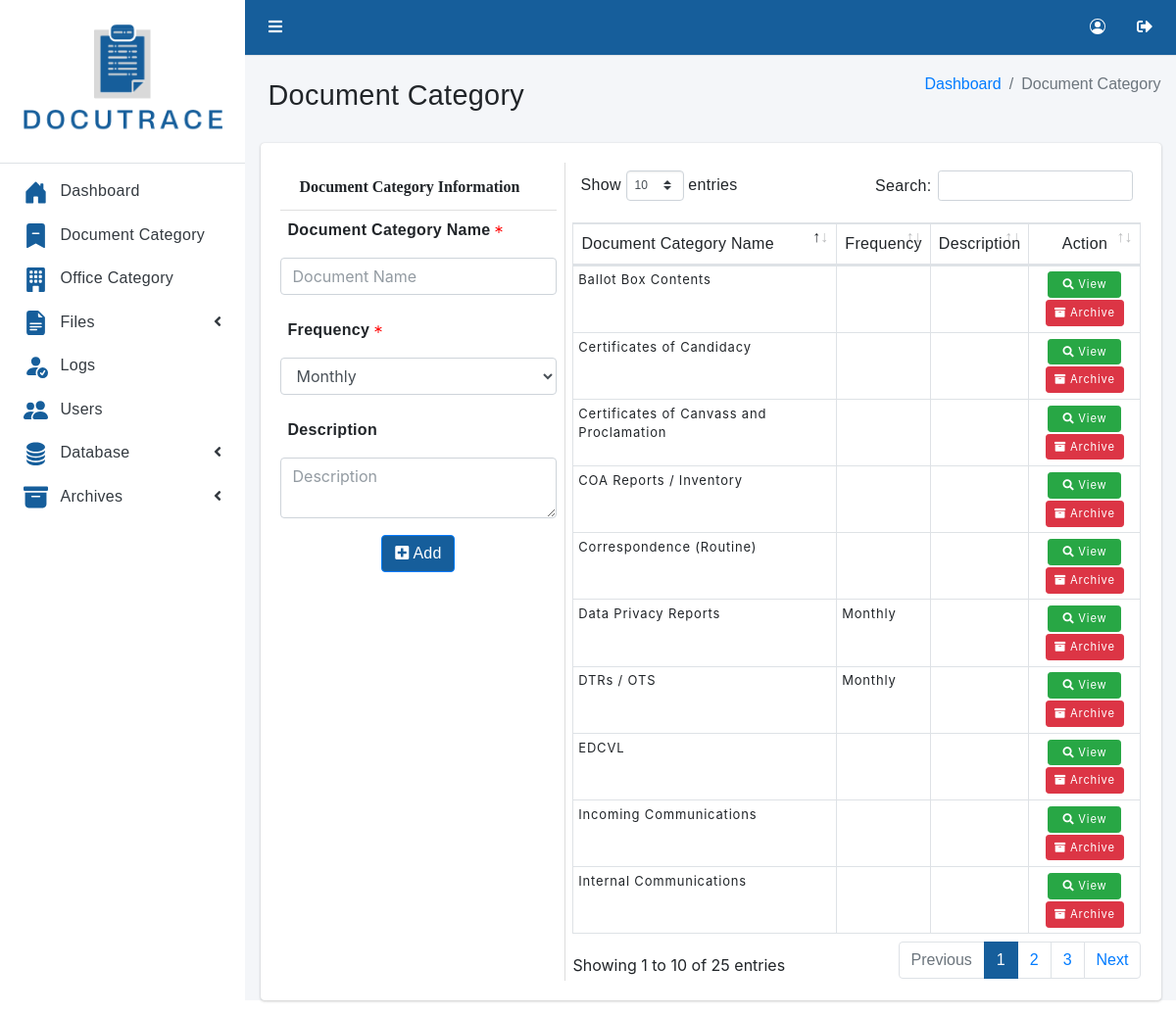
The app's page /admin/category.php (signed in) with its own data.
### tables this page shows
CREATE TABLE DocumentCategory (
  id_num int(50) unsigned ZEROFILL auto_increment,
  DocumentCategoryName varchar(255) DEFAULT NULL,
  Description varchar(255) DEFAULT NULL,
  Frequency enum("Monthly", "Quarterly", "Daily") DEFAULT NULL,
  ArchiveStatus varchar(255) DEFAULT 'Not Archived',
  
  PRIMARY KEY  (id_num)
);

### admin/category.php (the view, shortened to what this page needs)
<?php
   require '../php/centralConnection.php';
   if(isset($_REQUEST['list'])){
      if($_REQUEST['list'] == "document"){
         $query ="SELECT * FROM DocumentCategory WHERE ArchiveStatus = 'Archived'";
         $result = mysqli_query($connect, $query);
         $header = "Document Category Archives";
      }
   }else{
      $query ="SELECT * FROM DocumentCategory WHERE ArchiveStatus != 'Archived'";
      $result = mysqli_query($connect, $query);
      $header = "Document Category";
   }
?>
<!DOCTYPE html>
<html lang="en">
<head>
   <link rel="stylesheet" href="../asset/fontawesome/css/all.min.css">
   <link rel="stylesheet" href="../asset/css/adminlte.min.css">
   <link rel="stylesheet" href="../asset/css/style.css">
   <link rel="stylesheet" href="../asset/tables/datatables-bs4/css/dataTables.bootstrap4.min.css">
   <link rel="stylesheet" href="../css/style.css">
   <link rel="stylesheet" href="../asset/jquery-confirm.min.css">
</head>
<body class="hold-transition sidebar-mini layout-fixed">
   <div class="wrapper">
      <nav class="main-header navbar navbar-expand navbar-light" style="background-color: rgb(22,94,155)">
         <ul class="navbar-nav">
            <li class="nav-item">
               <a class="nav-link iconsTop" data-widget="pushmenu" href="#" role="button"><i class="fas fa-bars"></i></a>
            </li>
         </ul>
         <ul class="navbar-nav ml-auto">
            <li class="nav-item">
               <a class="nav-link iconsTop" href="#" data-toggle='modal' data-target='#editIconUser' role="button" style="margin-top: -3%;">
               </a>
            </li>
            <li class="nav-item">
               <a class="nav-link iconsTop" href="../php/logout.php">
                  <i class="fas fa-sign-out-alt"></i>
               </a>
            </li>
         </ul>
      </nav>
      <aside class="main-sidebar sidebar-light-primary">
         <a href="index.php" class="brand-link">
     <img src="../asset/img/DOCUTRACE.png" alt="DOCUTRACE Logo" id="docutraceLogo">
      </a>
      <div class="sidebar">
         <nav class="mt-2">
            <ul class="nav nav-pills nav-sidebar flex-column" data-widget="treeview" role="menu"
               data-accordion="false">
               <li class="nav-item">
                  <a href="index.php" class="nav-link">
                     <p>
                        Dashboard
                     </p>
                  </a>
               </li>
               <li class="nav-item">
                  <a href="category.php" class="nav-link">
                     <svg xmlns="http://www.w3.org/2000/svg" width="25" height="25" fill="rgb(22,94,155)" class="bi bi-bookmark-dash-fill" viewBox="0 0 16 16">
                        <path fill-rule="evenodd" d="M2 15.5V2a2 2 0 0 1 2-2h8a2 2 0 0 1 2 2v13.5a.5.5 0 0 1-.74.439L8 13.069l-5.26 2.87A.5.5 0 0 1 2 15.5zM6 6a.5.5 0 0 0 0 1h4a.5.5 0 0 0 0-1H6z"/>
                      </svg>
                     <p>
                        Document Category
                     </p>
                  </a>
               </li>
               <li class="nav-item">
                  <a href="settings.php" class="nav-link">
                     <p>
                        Office Category
                     </p>
                  </a>
               </li>
               <li class="nav-item">
                     <a href="#" class="nav-link">
                        <p>
                           Files
                        </p>
                        <i class="right fas fa-angle-left"></i>
                     </a>
                  </li>
               <li class="nav-item adminOnly">
                     <a href="logs.php" class="nav-link">
                        <p>
                           Logs
                        </p>
                     </a>
                  </li>
               <li class="nav-item adminOnly">
                  <a href="users.php" class="nav-link">
                     <p>
                        Users
                     </p>
                  </a>
               </li>
               <li class="nav-item adminOnly">
                     <a href="#" class="nav-link">
                        <p>
                           Database
                        </p>
                        <i class="right fas fa-angle-left"></i>
                     </a>
               </li>
               <li class="nav-item adminOnly">
                     <a href="#" class="nav-link">
                        <p>
                           Archives
                        </p>
                        <i class="right fas fa-angle-left"></i>
                     </a>
                  </li>
            </ul>
         </nav>
      </div>
   </aside>
      <div class="content-wrapper">
         <div class="content-header">
            <div class="container-fluid">
               <div class="row mb-2">
                  <div class="col-sm-6">
                        <h1 class="m-0"><?php echo $header; ?></h1>
                  </div>
                  <div class="col-sm-6">
                     <ol class="breadcrumb float-sm-right">
                        <li class="breadcrumb-item" style="color: rgb(22,94,155);"><a href="index.php">Dashboard</a></li>
                        <li class="breadcrumb-item active"><?php echo $header; ?></li>
                     </ol>
                  </div>
               </div>
            </div>
         </div>
         <section class="content">
            <div class="container-fluid">
               <div class="card card-info">
                  <form action="../php/addRecord.php" method="post" id="addCategoryForm">
                     <div class="card-body">
                        <div class="row">
                           <div class="col-md-4" id="categoryAddSection">
                              <div class="card-header">
                                 <span class="fa"> Document Category Information</span>
                              </div>
                              <div class="row">
                                 <div class="col-md-12">
                                    <div class="form-group">
                                       <label>Document Category Name </label>
                                       <input type="text" class="form-control" name="addDCN" placeholder="Document Name" required>
                                    </div>
                                 </div>
                                 <div class="col-md-12">
                                    <div class="form-group">
                                       <label>Frequency </label>
                                       <select name="addFrequency" class="form-control" id="addFrequency" required>
                                          <option value="Monthly" selected>Monthly</option>
                                       </select>
                                    </div>
                                 </div>
                                 <div class="col-md-12">
                                    <div class="form-group">
                                       <label>Description</label>
                                      <textarea class="form-control" name="addDescription" placeholder="Description"></textarea>
                                    </div>
                                 </div>
                              </div>
                              <div class="col-md-12" id="addButton">
                                 <button type="submit" class="btn btn-primary"><i
                        class="fa fa-plus-square"></i> Add</button>
                              </div>
                  </form>
               </div>
               <div class="col-md-8" id="categoryLists" style="border-left: 1px solid #ddd;">
                  <table id="example1" class="table table-bordered table-hover">
                     <thead>
                        <tr>
                           <th>Document Category Name</th>
                           <th>Frequency</th>
                           <th>Description</th>
                           <th class="text-center">Action</th>
                        </tr>
                     </thead>
                     <tbody>
                           <?php
                              if($result != ''){
                                 while($row = mysqli_fetch_array($result)){
                                    $DocumentCategoryName = $row['DocumentCategoryName'];
                                    $Frequency = $row['Frequency'];
                                    $Description = $row['Description'];
                                    $DocumentCategoryId = $row['id_num'];
                                    echo "
                                    <tr>
                                          <td>$DocumentCategoryName</td>
                                          <td>$Frequency</td>
                                          <td>$Description</td>
                                          <td class='text-center'>
                                             <a class='btn btn-sm btn-success' href='#' data-toggle='modal' data-target='#edit' data-category-id='$DocumentCategoryId' data-category-name='$DocumentCategoryName' data-description='$Description' data-frequency='$Frequency' onclick='populateEditModal(this)'><i class='fa fa-search'></i> View</a>
                                             <a class='btn btn-sm btn-danger adminOnly archiveButton' href='#' data-toggle='modal' data-target='#archive' data-category-id='$DocumentCategoryId'>
                                                <i class='fa fa-archive'></i> Archive
                                             </a>
                                             <a class='btn btn-sm btn-danger adminOnly restoreButton' href='#' data-toggle='modal' data-target='#restore' data-category-id='$DocumentCategoryId'>
                                             <svg xmlns='http://www.w3.org/2000/svg' width='16' height='16' fill='currentColor' class='bi bi-arrow-counterclockwise' viewBox='0 0 16 16'>
                                             <path fill-rule='evenodd' d='M8 3a5 5 0 1 1-4.546 2.914.5.5 0 0 0-.908-.417A6 6 0 1 0 8 2v1z'/>
                                             <path d='M8 4.466V.534a.25.25 0 0 0-.41-.192L5.23 2.308a.25.25 0 0 0 0 .384l2.36 1.966A.25.25 0 0 0 8 4.466z'/>
                                             </svg> Restore
                                             </a>
                                          </td>
                                    </tr>";
                                 }
                              }
                          ?>
                        </tbody>
                  </table>
               </div>
            </div>
      </div>
   </div>
</body>
</html>

### asset/css/style.css (style rules this page uses)
h1,h2,h3,h4,h5,h6,p,label,button,th { font-family: 'Trebuchet MS', 'Lucida Sans Unicode', 'Lucida Grande', 'Lucida Sans', Arial, sans-serif !important; padding: 0.5rem 0.5rem; font-weight: 100; letter-spacing: 0.02rem; }
li a { font-family: 'Trebuchet MS', 'Lucida Sans Unicode', 'Lucida Grande', 'Lucida Sans', Arial, sans-serif !important; font-weight: 100; }
li { font-family: 'Trebuchet MS', 'Lucida Sans Unicode', 'Lucida Grande', 'Lucida Sans', Arial, sans-serif !important; font-weight: 100; }
table td { font-size: 13px !important; letter-spacing: 0.0625em; margin:-10px; border-spacing: 1em; }
#docutraceLogo { width: 100%; }

### css/style.css (style rules this page uses)
td a.btn { font-size: 0.7rem; }
th { padding: 0.5rem !important; }
table tr td { padding: 0.3rem !important; }
.btn-primary { background-color: rgb(22,94,155); }
.iconsTop { color: white !important; }
.btn { min-width: 75px; margin: 1px 0; }
#addButton { text-align: center; }
.bi-asterisk { margin-bottom: 3px; }

### records on screen
documentcategory: DocumentCategoryName "Internal Communications"
documentcategory: DocumentCategoryName "Incoming Communications"
documentcategory: DocumentCategoryName "EDCVL"
documentcategory: DocumentCategoryName "DTRs / OTS", Frequency "Monthly"
documentcategory: DocumentCategoryName "Data Privacy Reports", Frequency "Monthly"
documentcategory: DocumentCategoryName "Correspondence (Routine)"
documentcategory: DocumentCategoryName "COA Reports / Inventory"
documentcategory: DocumentCategoryName "Certificates of Canvass and Proclamation"
documentcategory: DocumentCategoryName "Certificates of Candidacy"
documentcategory: DocumentCategoryName "Ballot Box Contents"

### other values on screen
$header "Document Category"
